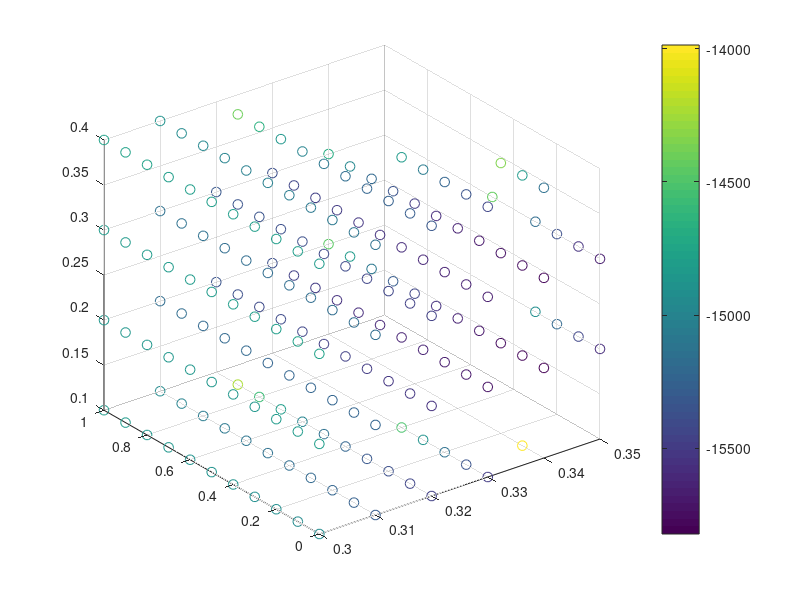

MATLAB code to generate this figure:
data = dlmread('info_triple.txt');
valid_index = data(:,4) < 0;
valid_data = data(valid_index, :);
scatter3(valid_data(:,1), valid_data(:,2), valid_data(:,3), 50, valid_data(:,4));
colorbar